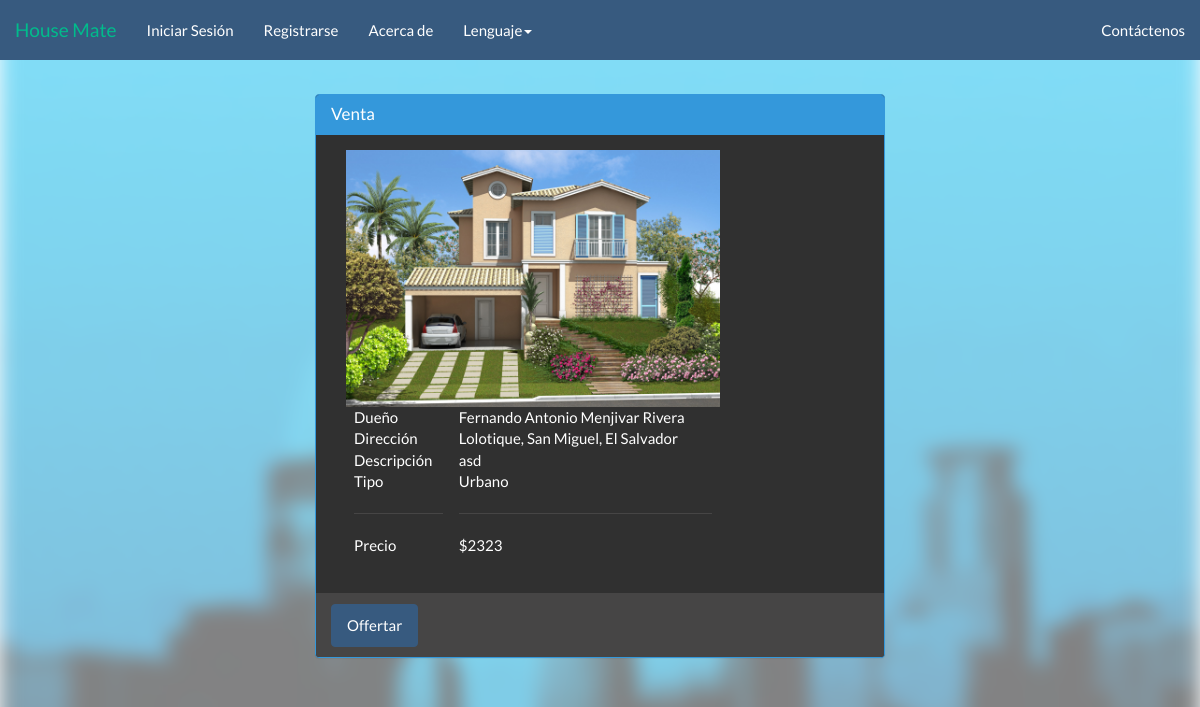
Screenshot of /HouseMate2_2/inmueble.php?IdInmueble=1 with the database file from the repository.
### tables this page shows
CREATE TABLE IF NOT EXISTS `inmueble` (
  `IdInmueble` varchar(5) NOT NULL,
  `Dueno` varchar(5) DEFAULT NULL,
  `Direccion` varchar(140) NOT NULL,
  `Descripcion` varchar(140) NOT NULL,
  `VentaRenta` int(1) NOT NULL,
  `Tipopropiedad` int(1) NOT NULL,
  `Precio` varchar(20) NOT NULL,
  `Imagen` varchar(100) NOT NULL,
  `DescDire` text
);

CREATE TABLE IF NOT EXISTS `tbusuario` (
  `idUsuario` varchar(5) NOT NULL DEFAULT '',
  `nombre` varchar(20) DEFAULT NULL,
  `apellido` varchar(20) DEFAULT NULL,
  `fechanac` date NOT NULL,
  `correo` varchar(30) DEFAULT NULL,
  `usuario` varchar(20) DEFAULT NULL,
  `contra` varchar(20) DEFAULT NULL,
  `tipo` int(1) DEFAULT NULL,
  `image` blob
);

### HouseMate2_2/Call/Lenguaje/Idiomas/langes.php (called while the page is built, shortened)
<?php
$lang = array();
$lang['Need'] = "No tengo cuenta";
$lang['Page_title'] = 'House Mate';
$lang['Cuenta'] = 'Registrarse';
$lang['Acerca'] = 'Acerca de';
$lang['Mision'] = 'Misi&oacute;n';
$lang['Mision1'] = 'Ofrecer a nuestros visitantes y usuarios afiliados un medio de interacción entre vendedores y compradores facilitando la venta y/o renta de inmuebles brindando calidad en los inmuebles, veracidad de información  y seguridad en las transacciones.';
$lang['Vision'] = 'Visi&oacute;n';
$lang['Vision1'] = 'Trascender en el mercado salvadoreño cambiando la forma en que realizamos las transacciones en línea, mediante una plataforma dedicada exclusivamente en la venta y/o renta de inmuebles de cualquier tipo  y a su promoción entre los usuarios de la plataforma y con los visitantes de esta.';
$lang['QueEs'] = '¿Qué es House Mate?';
$lang['QueEs1'] = 'House Mate es una plataforma web que permite la difusión y promoción de inmuebles para su venta y renta entre los usuarios que interactúan dentro de la aplicación web. Para ello los visitantes tienen la opción de registrarse gratuitamente a la plataforma para gozar de nuestros servicios.';
$lang['edit'] = "Editar";
$lang['Institucion'] = 'Mas sobre la institucion';
$lang['Contactenos'] = 'Cont&aacute;ctenos';
$lang['Novedades'] = 'Novedades';
$lang['Iniciar-Sesion'] = 'Iniciar Sesi&oacute;n';
$lang['Correo'] = 'Correo';
$lang['Contra'] = 'Contrase&ntilde;a';
$lang['Crear-Cuenta'] = 'Crear Cuenta';
$lang['Nombre'] = 'Nombre';
$lang['Apellido'] = 'Apellido';
$lang['Fecha-Nac'] = 'Fecha de Nacimiento';
$lang['Confirmar'] = 'Confirmar contraseña';
$lang['Inicio'] = 'Inicio';
$lang['Perfil'] = 'Perfil';
$lang['Mantenimiento'] = 'Mantenimientos';
$lang['Clientes'] = 'Clientes';
$lang['Inmuebles'] = 'Inmuebles';
$lang['Idioma'] = 'Lenguaje';
$lang['Cerrar-Sesion'] = 'Cerrar Sesi&oacute;n';
$lang['contra'] = "Contraseña";
$lang['Mostrar'] = "Mostrar";
$lang['Crear-Usuario'] = 'Crear usuario';
$lang['Ver-Usuario'] = 'Ver usuarios';
$lang['Modificar-Usuario'] = 'Modificar usuario';
$lang['Eliminar-Usuario'] = 'Eliminar usuario';
$lang['Codigo'] = 'Código';
$lang['Modificar'] = 'Modificar';
$lang['Eliminar'] = 'Eliminar';
$lang['Contra-reset'] = "Reiniciar contraseña";
$lang['Crear-Inmuebles'] = 'Crear Inmuebles';
$lang['Ver-Inmuebles'] = 'Mostrar Inmuebles';
$lang['Modificar-Inmuebles'] = 'Modificar Inmuebles';
$lang['Eliminar-Inmuebles'] = 'Eliminar Inmuebles';
$lang['Eliminares'] = "Eliminar";
$lang['oldp'] = "Contraseña actual";
$lang['newp'] = "Nueva contraseña";
$lang['Offer'] = "Offertar";
$lang['Existe'] = "Usuario erróneo o contraseña incorrecta";
$lang['Usuario'] = "Usuario";
$lang['Usuarios'] = "Usuarios";
$lang['Usuarioname'] = "Nombre de usuario";
$lang['Tipous'] = 'Tipo de usuario';
$lang['Admin'] = "Administrador";
$lang['Cliente'] = 'Cliente';
$lang['Perito'] = 'Perito';
$lang['Agente'] = "Agente";
$lang['selectp'] = 'Seleccione imagen';
$lang['vr']  ="Venta o renta";
$lang['Direccion'] = 'Dirección';
?>

### HouseMate2_2/inmueble.php (the view, shortened to what this page needs)
<!DOCTYPE HTML>
<html>
<head>
   <?php
    include "Call/spr.php";
?>
</head>
<body>
<?php
if(isset($_SESSION['tip']))
{
	switch($_SESSION['tip'])
	{
		case 1:
		include("Header/barranav2.php");
		break;
		case 2:
		break;
		case 3:
		break;
		case 4:
		include("Header/barranav6.php");
		break;
		default:
		include "Header/barranav0.php";
		break;
	}
}
else
{
	include "Header/barranav0.php";
}
?>
 <br>
<div id="main">
    <div class="row">
    <?php
        $casa = $_GET['IdInmueble'];
        $consulta = ( "select inmueble.*, tbusuario.IdUsuario, tbusuario.nombre, tbusuario.apellido from inmueble  left join tbusuario on inmueble.Dueno = tbusuario.idUsuario WHERE inmueble.IdInmueble = '$casa'");
        $cs = mysql_query($consulta);
        while ($row=mysql_fetch_array($cs)){
    ?>
        <div class="col-xs-12 col-sm-12 col-md-6 col-lg-6 col-xs-offset-0 col-sm-offset-0 col-md-offset-3 col-lg-offset-3 toppad" >
          <div class="panel panel-info">
            <div class="panel-heading">
                <h3 class="panel-title">
                    <?php
                        if($row['VentaRenta'] == 1){
                            echo $lang['Venta'];
                        }
                        elseif($row['VentaRenta' == 2]){
                            echo $lang['Renta'];
                        }
                    ?>
                </h3>
            </div>
            <div class="panel-body">
            <center>
                  <div class="row">
                    <div class=" col-md-9 col-lg-9 ">
                        <img src="<?php echo $row['Imagen'] ?>" height="100%" width="100%">
                    <table class="table table-user-information">
                    <tbody>
                      <tr>
                        <td><?php echo $lang['Duen'];?></td>
                        <td><?php echo $row['nombre']." ".$row['apellido'] ?></td>
                      </tr>
                        <tr>
                        <td><?php echo $lang['Direccion'];?></td>
                        <td><?php echo $row['Direccion'] ?></td>
                        </tr>
                      <tr>
                        <td><?php echo $lang['Descripcion'];?></td>
                        <td><?php echo $row['Descripcion'] ?></td>
                      </tr>
                      <tr>
                        <td><?php echo $lang['tipo'];?></td>
                        <td><?php
                            if($row['Tipopropiedad'] == 1){
                                echo $lang['Urbana'];
                            }elseif($row['Tipopropiedad'] == 2){
                                echo $lang['Rustico'];
                            }
                            ?>
                        </td>
                      </tr>
                      <tr>
                        <td><hr><?php echo $lang['precio'];?></td>
                        <td><hr>$<?php echo $row['Precio'] ?></td>
                      </tr>
                    </tbody>
                  </table>
                    </div>
                  </div>
            </div>
            <div class="panel-footer">
                <input type="submit" name="mejorar" class="btn btn-primary" value="<?php echo $lang['Offer'] ?>">
            <?php
                }
            ?>
            </div>
            </div>
        </div>
        </div>
    </div>
</body>
</html>

### HouseMate2_2/css/estilo.css (style rules this page uses)
body { padding-top:30px; }

### rows the page displays
inmueble: Imagen (picture), tbusuario.nombre "Fernando Antonio", tbusuario.apellido "Menjivar Rivera", Direccion "Lolotique, San Miguel, El Salvador", Descripcion "asd", Precio "2323"

### other values shown
$lang['Iniciar-Sesion'] "Iniciar Sesión"
$lang['Cuenta'] "Registrarse"
$lang['Acerca'] "Acerca de"
$lang['Idioma'] "Lenguaje"
$lang['Contactenos'] "Contáctenos"
